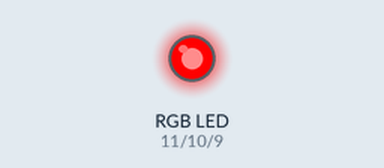
Recording of a sketch running on a simulated Arduino Uno, built with avr-gcc and run on an emulated ATmega328P. Shown: an RGB LED mixed from three pins (HIGH = lit). Dim RGB values are drawn brighter than linear.

Above: at 0.05 s.
At 1.25 s:
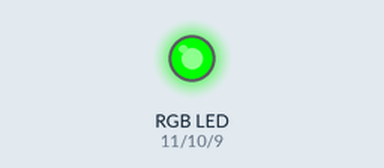
At 2.5 s:
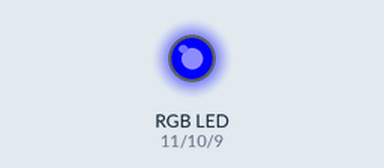
At 5.0 s:
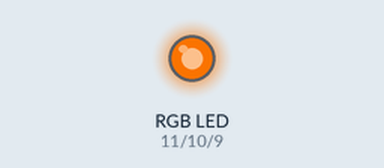
At 7.5 s:
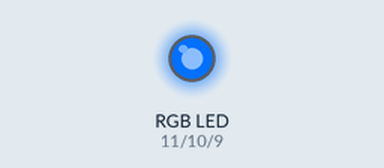
At 10.0 s:
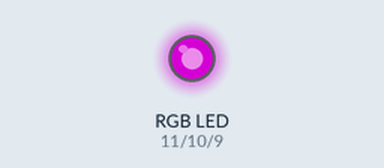
Timing chart, 0 to 13.0 s (numbered marks = the images above):
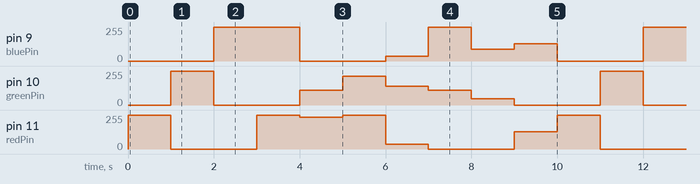

Measured:
- by itself, pin 9 (bluePin): repeats every 10.0 s: 252/255 1.0 s, 0/255 2.0 s, 34/255 1.0 s, 255/255 1.0 s, 90/255 1.0 s, 128/255 1.0 s, 0/255 2.0 s, 255/255 1.0 s
- by itself, pin 11 (redPin): repeats every 10.0 s: 0/255 2.0 s, 255/255 1.0 s, 237/255 1.0 s, 255/255 1.0 s, 34/255 1.0 s, 0/255 2.0 s, 128/255 1.0 s, 255/255 1.0 s

The sketch:

RGB_LED.ino
```cpp
//RGB LED
//The RGB LED will appear red, green, and blue first, then red, orange, yellow, green, blue, indigo, and purple.
//Email:info@primerobotics.in
//Website:www.primerobotics.in
//2015.5.7
/*************************************************************************/
const int redPin = 11;  // R petal on RGB LED module connected to digital pin 11
const int greenPin = 10;  // G petal on RGB LED module connected to digital pin 10
const int bluePin = 9;  // B petal on RGB LED module connected to digital pin 9
/**************************************************************************/
void setup()
{
  pinMode(redPin, OUTPUT); // sets the redPin to be an output
  pinMode(greenPin, OUTPUT); // sets the greenPin to be an output
  pinMode(bluePin, OUTPUT); // sets the bluePin to be an output
}
/***************************************************************************/
void loop()  // run over and over again
{
  // Basic colors:
  color(255, 0, 0); // turn the RGB LED red
  delay(1000); // delay for 1 second
  color(0,255, 0); // turn the RGB LED green
  delay(1000); // delay for 1 second
  color(0, 0, 255); // turn the RGB LED blue
  delay(1000); // delay for 1 second
  // Example blended colors:
  color(255,0,252); // turn the RGB LED red
  delay(1000); // delay for 1 second
  color(237,109,0); // turn the RGB LED orange
  delay(1000); // delay for 1 second
  color(255,215,0); // turn the RGB LED yellow
  delay(1000); // delay for 1 second
  color(34,139,34); // turn the RGB LED green
  delay(1000); // delay for 1 second
  color(0,112,255); // turn the RGB LED blue
  delay(1000); // delay for 1 second
  color(0,46,90); // turn the RGB LED  indigo
  delay(1000); // delay for 1 second
  color(128,0,128); // turn the RGB LED purple
  delay(1000); // delay for 1 second
}
/******************************************************/
void color (unsigned char red, unsigned char green, unsigned char blue)// the color generating function
{
  analogWrite(redPin, red);
  analogWrite(greenPin, green);
  analogWrite(bluePin, blue);
}
/******************************************************/
```
